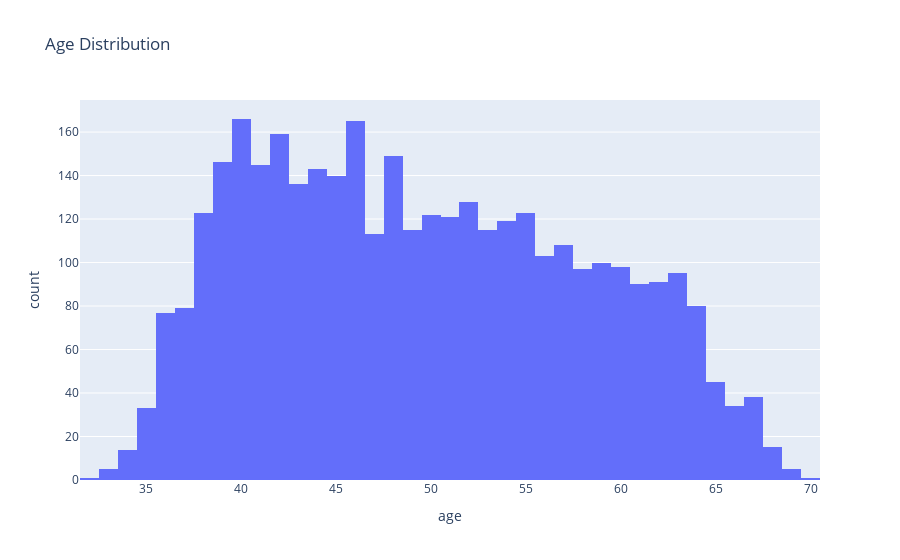

Notebook code for this chart:
### Code cell
plt = px.histogram(df_cleaned, x='age', title='Age Distribution')
plt.show()

### Figure 1 — Plotly figure (JSON) as saved in the notebook; plotly's stock layout.template omitted (floating-point values rounded to 4 significant figures; data arrays with more than 128 entries replaced by an {"elided": "..."} marker saying what was removed)
{"data": [{"alignmentgroup": "True", "bingroup": "x", "hovertemplate": "age=%{x}<br>count=%{y}<extra></extra>", "legendgroup": "", "marker": {"color": "#636efa", "pattern": {"shape": ""}}, "name": "", "offsetgroup": "", "orientation": "v", "showlegend": false, "type": "histogram", "x": {"elided": "3637 int values"}, "xaxis": "x", "yaxis": "y"}], "layout": {"barmode": "relative", "legend": {"tracegroupgap": 0}, "title": {"text": "Age Distribution"}, "xaxis": {"anchor": "y", "domain": [0, 1], "title": {"text": "age"}}, "yaxis": {"anchor": "x", "domain": [0, 1], "title": {"text": "count"}}}}
